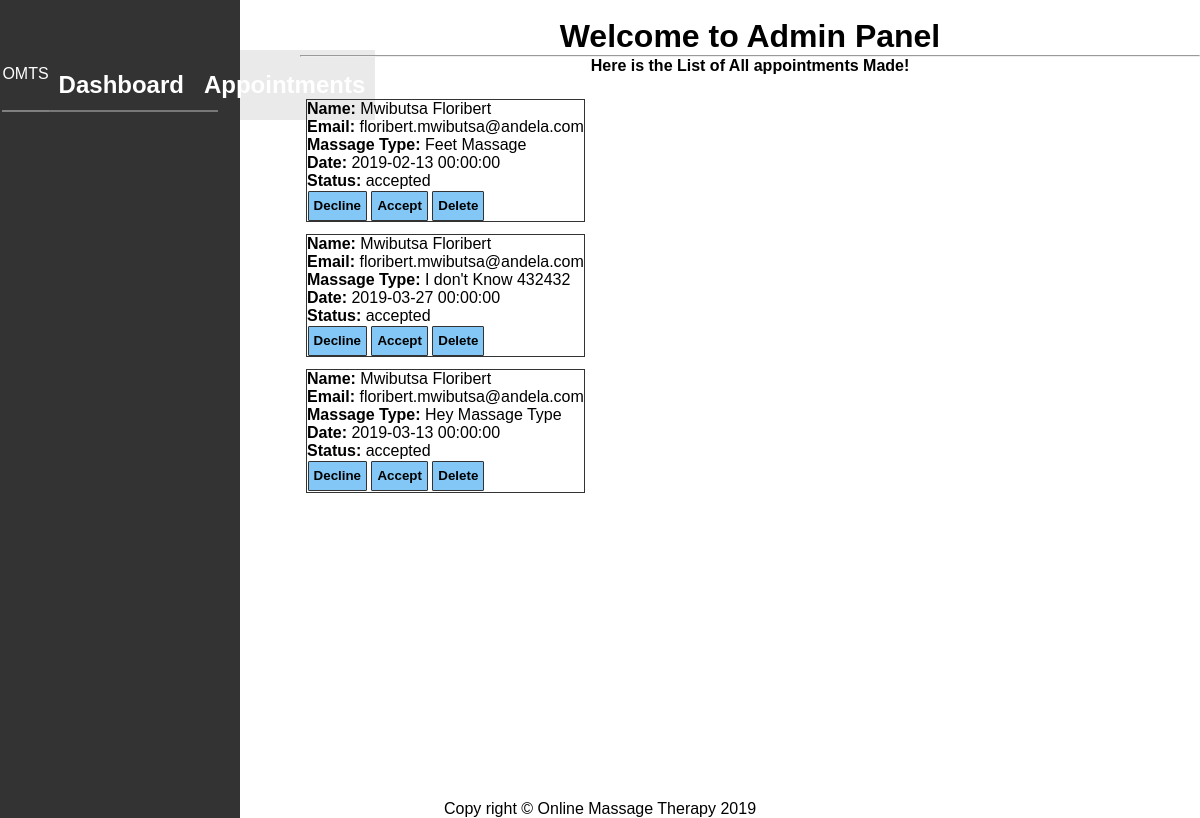
Page /admin/appointment.php (signed in) on the committed database.
### tables this page shows
CREATE TABLE `appointment` (
  `id` bigint(20) NOT NULL,
  `user_id` bigint(20) NOT NULL,
  `massagetype` varchar(125) NOT NULL,
  `date` datetime NOT NULL,
  `status` varchar(125) NOT NULL
);

CREATE TABLE `user` (
  `id` bigint(20) NOT NULL,
  `firstname` varchar(125) NOT NULL,
  `lastname` varchar(125) NOT NULL,
  `username` varchar(125) NOT NULL,
  `email` varchar(125) NOT NULL,
  `phone` varchar(13) NOT NULL,
  `password` varchar(125) NOT NULL,
  `user_type` varchar(10) DEFAULT NULL
);

### admin/appointment.php (the view, shortened to what this page needs)
<?php
include "templates/header.php";
?>
<br>
  <h1 class="text-center">Welcome to Admin Panel</h1>
  <hr>
  <h4 class="text-center">Here is the List of All appointments Made!</h4>
  <br>
  <div class="appointments">
    <?php
      $sql = "SELECT * FROM appointment";
      $appointments = $connection->query($sql);
      if ($appointments) {
        if ($appointments->num_rows) {
           ?>
           <div>
           <ol>
            <?php
              while ($result = $appointments->fetch_assoc()) {
                $user = getUserById($result['user_id']);
                ?>
                  <div class="card">
                    <div class="username"><b>Name: </b><?php echo $user['firstname']. " ".$user['lastname']?> <br>
                    <b>Email:</b> <?php echo $user['email'];?>
                    <br>
                    <?php
                    echo "<b>Massage Type: </b>".$result['massagetype'];
                    echo "<br>";
                    echo "<b>Date: </b>".$result['date'];
                    echo "<br><b>Status: </b>".$result['status'];
                    ?>
                    <br>
                      <form action="<?php echo $_SERVER['PHP_SELF']; ?>" method="POST" class="inline">
                      <button name="decline" type="submit">Decline</button></form>
                      <form action="<?php echo $_SERVER['PHP_SELF']; ?>" method="POST" class="inline">
                      <button name="accept" type="submit">Accept</button></form>
                      <form action="<?php echo $_SERVER['PHP_SELF']; ?>" method="POST" class="inline">
                      <button name="delete" type="submit">Delete</button></form>
                    ?></div>
                  </div> <br>
                <?php
              }
            ?>
           </ol>
           </div>
           <?php
        } else {
          echo " no appoint ments were made";
        }
      } else {
        echo "There was an error While getting Appointments ";
      }
    ?>
  </div>
<?php
  include "templates/footer.php";
  function getUserById($id) {
    $sql = "SELECT * FROM user WHERE id = $id";
    global $connection ;
    $result = $connection->query($sql);
    if ($result) {
      while ($user = $result->fetch_assoc()) {
        return $user;
      }
    } else {
      return false;
    }
  }
?>

### admin/templates/header.php (shortened to what this page needs)
<!DOCTYPE html>
<html>
<head>
	<link rel="stylesheet" type="text/css" href="css/main.css">
</head>
<body>
	<div class="wrapper">
		<div class="container">
			<div class="navigation-container">
				<nav class="nav" id="nav">
					<div class="navigation">
						<div class="logo" id="logo">OMTS</div>
						<div class="menu">
							<ul>
								<li><a href="index.php">Dashboard</a></li>
								<li><a href="appointment.php">Appointments</a></li>
							</ul>
						</div>
					</div>
				</nav>
			</div>
			<div id="content">

### admin/templates/footer.php
</div>
		</div>
	</div>
	<footer id="footer">
		Copy right &copy; Online Massage Therapy 2019
	</footer>
</body>
</html>

### css/main.css (style rules this page uses)
* { margin: 0; padding: 0; }
html, body { height: 100%; font-family: Arial, Helvetica, sans-serif; }
.wrapper { min-height: 100%; margin: auto; }
.container { padding-bottom: 100px; }
.menu ul { display: flex; justify-content: flex-end; }
.logo { justify-content: flex-start; }
.menu ul li { list-style-type: none; text-align: center; padding: 10px; }
.menu ul li a { text-decoration: none; font-weight: bold; font-family: sans-serif; color: #333; }
.navigation { display: flex; height: 50px; align-items: center; justify-content: space-between; width: 90%; margin-left: 1%; border-bottom: 2px solid gray; margin-bottom: 2%; }
.text-center { text-align: center; }
button { height: 30px; border-radius: 1px; border: 1px solid #333; margin: 1%; background-color: rgba(7, 144, 235, 0.5); font-weight: bold; }

### admin/templates/header.php (style rules this page uses)
* { margin: 0; padding: 0; }
html, body { height: 100%; font-family: Arial, Helvetica, sans-serif; }
.wrapper { min-height: 100%; margin: auto; }
.container { padding-bottom: 100px; }
.logo { justify-content: flex-start; }
.text-center { text-align: center; }
button, .button { height: 30px; border-radius: 1px; border: 1px solid #333; margin: 1%; background-color: rgba(7, 144, 235, 0.5); font-weight: bold; padding: 5px; text-align: center; }
.inline { display: inline-block; }
.logo { margin-bottom : 10%; text-align: center; }
.nav { position: fixed; height: 95%; background : #333; color: white; width: 20%; padding-top: 5%; clear: both; }
.nav .menu ul li { list-style-type: none; height: 50px; background: rgba(51, 51, 51, .1); text-align: center; line-height: 50px; }
.menu ul li a { text-decoration: none; font-size: 24px; color: white; }
#footer { text-align: center; }
#content { position: relative; margin-left: 25%; clear: both; }
.appointments { display : grid; grid-template-columns: 1fr 1fr 1fr; }
.card { display: inline-block; margin: 2%; border: 1px solid #333; }

### rows in the picture
appointment: user.firstname "Mwibutsa", user.lastname "Floribert", user.email "floribert.mwibutsa@andela.com", massagetype "Feet Massage", date "2019-02-13 00:00:00", status "accepted"
appointment: user.firstname "Mwibutsa", user.lastname "Floribert", user.email "floribert.mwibutsa@andela.com", massagetype "I don't Know 432432", date "2019-03-27 00:00:00", status "accepted"
appointment: user.firstname "Mwibutsa", user.lastname "Floribert", user.email "floribert.mwibutsa@andela.com", massagetype "Hey Massage Type", date "2019-03-13 00:00:00", status "accepted"
